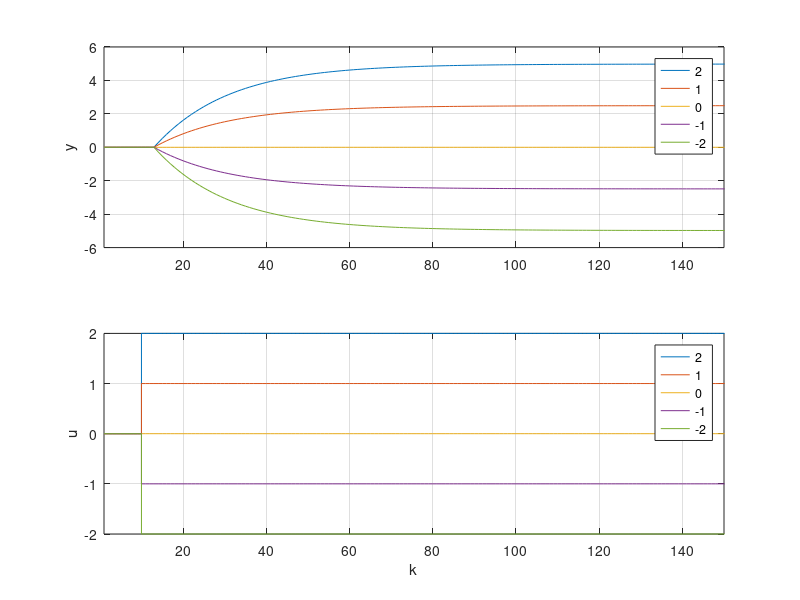

Source code (MATLAB): (Note: this script raises an error after producing the figure.)
addpath('../../../../matlab2tikz-master/src/');
outputFile = '../../../doc/projekt/figure/zad2StepYU.tex';

u = dlmread('zad2_u.csv','\t');
y = dlmread('zad2_y_u.csv','\t');
%z = dlmread('zad1_z.csv','\t');
x = 1:length(u);

figure(1);


subplot(2,1, 1);
hold on;
y = dlmread('u/zad2_y_u2.csv','\t');
plot(x,y);
y = dlmread('u/zad2_y_u1.csv','\t');
plot(x,y);
y = dlmread('u/zad2_y_u0.csv','\t');
plot(x,y);
y = dlmread('u/zad2_y_u-1.csv','\t');
plot(x,y);
y = dlmread('u/zad2_y_u-2.csv','\t');
plot(x,y);
xlim([min(x) 150]);
%title('y');
%xlabel('k');
ylabel('y');
legend('2', '1', '0', '-1', '-2', 'Location', 'NorthEast');
grid on;
box on;

subplot(2,1, 2);
hold on;
u = dlmread('u/zad2_u2.csv','\t');
stairs(x,u);
u = dlmread('u/zad2_u1.csv','\t');
stairs(x,u);
u = dlmread('u/zad2_u0.csv','\t');
stairs(x,u);
u = dlmread('u/zad2_u-1.csv','\t');
stairs(x,u);
u = dlmread('u/zad2_u-2.csv','\t');
stairs(x,u);
xlim([min(x) 150]);
%title('u');
xlabel('k');
ylabel('u');
legend('2', '1', '0', '-1', '-2', 'Location', 'NorthEast');
grid on;
box on;

% dwie linijki poni�ej zapewniaj� poprawne ustawienie wykresu w pdf-ie
% oraz pozwalaj� nazwa� wykres pod spodem
%beforeFigure = [sprintf('\\begin{figure}[H] \n\\centering')];
%afterFigure = [sprintf('\\caption{%s}\n\\end{figure}', title)];

matlab2tikz(outputFile, ...
    'showInfo', false, ...
    'encoding', 'UTF-8');
%    'extraCode', beforeFigure, ...
%    'extraCodeAtEnd', afterFigure);

%close(1)